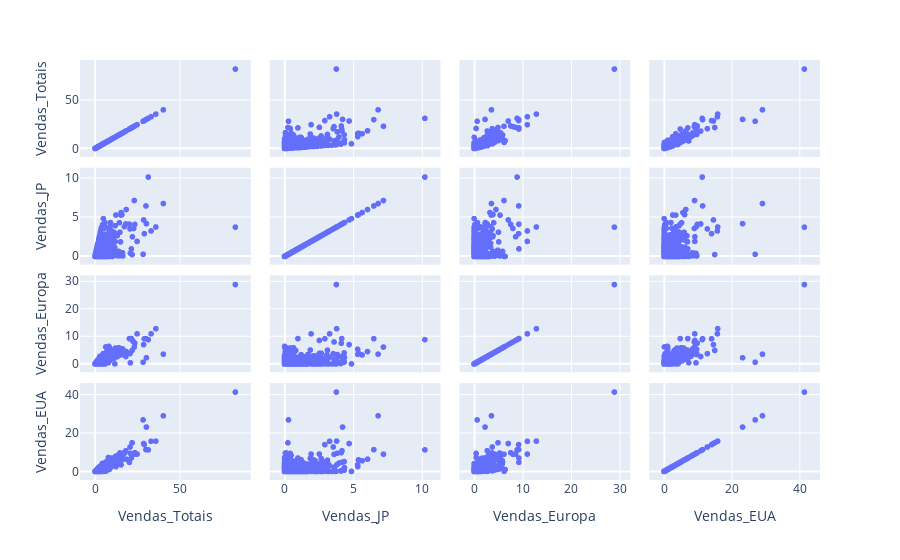

The notebook cell this image was saved under:
### Markdown cell above
Agora que resolvemos alguns problemas do dataset, vamos visualizar alguns gráficos para conferir se ainda restam outliers.

### Code cell
pd.DataFrame.iteritems = pd.DataFrame.items # Na última atualização do pandas, o método "iteritems", que ainda é utilizado
# pelo plotly trocou de nome, por tanto essa atrivbuição resolverá um bug na comunicação da duas biblioteca. 

# Vendas totais x Críticas x Vendas EUA X Vendas Japão 
plt.scatter_matrix(df_games, dimensions=['Vendas_Totais','Vendas_JP','Vendas_Europa', 'Vendas_EUA'])

### Figure 1 — Plotly figure (JSON) as saved in the notebook; plotly's stock layout.template omitted (floating-point values rounded to 4 significant figures; data arrays with more than 128 entries replaced by an {"elided": "..."} marker saying what was removed)
{"data": [{"dimensions": [{"axis": {"matches": true}, "label": "Vendas_Totais", "values": {"elided": "16598 float values"}}, {"axis": {"matches": true}, "label": "Vendas_JP", "values": {"elided": "16598 float values"}}, {"axis": {"matches": true}, "label": "Vendas_Europa", "values": {"elided": "16598 float values"}}, {"axis": {"matches": true}, "label": "Vendas_EUA", "values": {"elided": "16598 float values"}}], "hovertemplate": "%{xaxis.title.text}=%{x}<br>%{yaxis.title.text}=%{y}<extra></extra>", "legendgroup": "", "marker": {"color": "#636efa", "symbol": "circle"}, "name": "", "showlegend": false, "type": "splom"}], "layout": {"dragmode": "select", "legend": {"tracegroupgap": 0}, "margin": {"t": 60}}}
